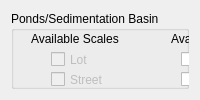
         <widget class="QWidget" name="page_9">
          <layout class="QHBoxLayout" name="horizontalLayout_8">
           <item>
            <widget class="QGroupBox" name="PB_inputgroup">
             <property name="title">
              <string>Ponds/Sedimentation Basin</string>
             </property>
             <widget class="QCheckBox" name="PBprec_check">
              <property name="enabled">
               <bool>true</bool>
              </property>
              <property name="geometry">
               <rect>
                <x>40</x>
                <y>100</y>
                <width>101</width>
                <height>17</height>
               </rect>
              </property>
              <property name="text">
               <string>Sub-basin</string>
              </property>
             </widget>
             <widget class="QLabel" name="PBscales_lbl">
              <property name="geometry">
               <rect>
                <x>20</x>
                <y>20</y>
                <width>101</width>
                <height>16</height>
               </rect>
              </property>
              <property name="text">
               <string>Available Scales</string>
              </property>
             </widget>
             <widget class="QCheckBox" name="PBflow_check">
              <property name="geometry">
               <rect>
                <x>170</x>
                <y>40</y>
                <width>121</width>
                <height>17</height>
               </rect>
              </property>
              <property name="text">
               <string>Flow Reduction</string>
              </property>
             </widget>
             <widget class="QLabel" name="PBapps_lbl">
              <property name="geometry">
               <rect>
                <x>160</x>
                <y>20</y>
                <width>141</width>
                <height>16</height>
               </rect>
              </property>
              <property name="text">
               <string>Available Applications</string>
              </property>
             </widget>
             <widget class="QCheckBox" name="PBstreet_check">
              <property name="enabled">
               <bool>false</bool>
              </property>
              <property name="geometry">
               <rect>
                <x>40</x>
                <y>60</y>
                <width>70</width>
                <height>17</height>
               </rect>
              </property>
              <property name="text">
               <string>Street</string>
              </property>
             </widget>
             <widget class="QCheckBox" name="PBlot_check">
              <property name="enabled">
               <bool>false</bool>
              </property>
              <property name="geometry">
               <rect>
                <x>40</x>
                <y>40</y>
                <width>70</width>
                <height>17</height>
               </rect>
              </property>
              <property name="text">
               <string>Lot</string>
              </property>
             </widget>
             <widget class="QCheckBox" name="PBneigh_check">
              <property name="geometry">
               <rect>
                <x>40</x>
                <y>80</y>
                <width>101</width>
                <height>17</height>
               </rect>
              </property>
              <property name="text">
               <string>Neighbourhood</string>
              </property>
             </widget>
             <widget class="QCheckBox" name="PBpollute_check">
              <property name="geometry">
               <rect>
                <x>170</x>
                <y>60</y>
                <width>111</width>
                <height>17</height>
               </rect>
              </property>
              <property name="text">
               <string>Pollution Control</string>
              </property>
             </widget>
             <widget class="QLabel" name="label_36">
              <property name="geometry">
               <rect>
                <x>360</x>
                <y>10</y>
                <width>101</width>
                <height>141</height>
               </rect>
              </property>
              <property name="text">
               <string/>
              </property>
              <property name="pixmap">
               <pixmap resource="C:/UrbanBEATSv1Dev/ub_modules/resources/dialogimg.qrc">:/techplacement/tech_pond.png</pixmap>
              </property>
             </widget>
             <widget class="QToolButton" name="PBdesigncurve_browse">
              <property name="enabled">
               <bool>true</bool>
              </property>
              <property name="geometry">
               <rect>
                <x>390</x>
                <y>175</y>
                <width>61</width>
                <height>19</height>
               </rect>
              </property>
              <property name="text">
               <string>Browse...</string>
              </property>
             </widget>
             <widget class="QLabel" name="PBdesigninfo_lbl">
              <property name="geometry">
               <rect>
                <x>20</x>
                <y>220</y>
                <width>161</width>
                <height>16</height>
               </rect>
              </property>
              <property name="text">
               <string>Design Information</string>
              </property>
             </widget>
             <widget class="QLabel" name="PBdesigncurve_lbl">
              <property name="geometry">
               <rect>
                <x>20</x>
                <y>175</y>
                <width>161</width>
                <height>16</height>
               </rect>
              </property>
              <property name="text">
               <string>Load Conceptual Design Curves</string>
              </property>
             </widget>
             <widget class="QLineEdit" name="PBdesigncurve_pathbox">
              <property name="geometry">
               <rect>
                <x>202</x>
                <y>175</y>
                <width>181</width>
                <height>20</height>
               </rect>
              </property>
             </widget>
             <widget class="QCheckBox" name="PBdesignUB_box">
              <property name="geometry">
               <rect>
                <x>200</x>
                <y>205</y>
                <width>241</width>
                <height>17</height>
               </rect>
              </property>
              <property name="text">
               <string>Use UrbanBEATS' Design Curve Database</string>
              </property>
             </widget>
             <widget class="QLabel" name="PBdesigncurve_lbl2">
              <property name="geometry">
               <rect>
                <x>160</x>
                <y>195</y>
                <width>21</width>
                <height>20</height>
               </rect>
              </property>
              <property name="text">
               <string>or</string>
              </property>
             </widget>
             <widget class="QLineEdit" name="PBmaxsize_box">
              <property name="geometry">
               <rect>
                <x>200</x>
                <y>275</y>
                <width>51</width>
                <height>20</height>
               </rect>
              </property>
             </widget>
             <widget class="QComboBox" name="PBspecs_combo">
              <property name="geometry">
               <rect>
                <x>40</x>
                <y>145</y>
                <width>281</width>
                <height>16</height>
               </rect>
              </property>
              <item>
               <property name="text">
                <string>0.25m Mean Depth, Outflow via Overflow Weir</string>
               </property>
              </item>
              <item>
               <property name="text">
                <string>0.50m Mean Depth, Outflow via Overflow Weir</string>
               </property>
              </item>
              <item>
               <property name="text">
                <string>0.75m Mean Depth, Outflow via Overflow Weir</string>
               </property>
              </item>
              <item>
               <property name="text">
                <string>1.00m Mean Depth, Outflow via Overflow Weir</string>
               </property>
              </item>
              <item>
               <property name="text">
                <string>1.25m Mean Depth, Outflow via Overflow Weir</string>
               </property>
              </item>
             </widget>
             <widget class="QLabel" name="PBmaxsize_lbl">
              <property name="geometry">
               <rect>
                <x>30</x>
                <y>275</y>
                <width>171</width>
                <height>16</height>
               </rect>
              </property>
              <property name="text">
               <string>Max. allowable system size [sqm]</string>
              </property>
             </widget>
             <widget class="QLabel" name="PBspecs_lbl">
              <property name="geometry">
               <rect>
                <x>20</x>
                <y>125</y>
                <width>161</width>
                <height>16</height>
               </rect>
              </property>
              <property name="whatsThis">
               <string>&lt;html&gt;&lt;head/&gt;&lt;body&gt;&lt;p&gt;Low Flow Bypass = &lt;/p&gt;&lt;p&gt;High Flow Bypass = &lt;/p&gt;&lt;p&gt;Permanent Pool Volume = &lt;/p&gt;&lt;p&gt;Evaporative Loss = &lt;/p&gt;&lt;p&gt;Overflow Weir Width = &lt;/p&gt;&lt;p&gt;Detention Time = 72hrs&lt;/p&gt;&lt;/body&gt;&lt;/html&gt;</string>
              </property>
              <property name="text">
               <string>Select System Specification:</string>
              </property>
             </widget>
             <widget class="QLabel" name="PBavglifelbl">
              <property name="geometry">
               <rect>
                <x>30</x>
                <y>305</y>
                <width>171</width>
                <height>16</height>
               </rect>
              </property>
              <property name="text">
               <string>Average System Life Span</string>
              </property>
             </widget>
             <widget class="QSpinBox" name="PBavglifespin">
              <property name="geometry">
               <rect>
                <x>200</x>
                <y>305</y>
                <width>61</width>
                <height>16</height>
               </rect>
              </property>
              <property name="suffix">
               <string>yrs</string>
              </property>
              <property name="minimum">
               <number>5</number>
              </property>
              <property name="maximum">
               <number>100</number>
              </property>
              <property name="singleStep">
               <number>5</number>
              </property>
              <property name="value">
               <number>100</number>
              </property>
             </widget>
             <widget class="QLineEdit" name="PBminsize_box">
              <property name="geometry">
               <rect>
                <x>200</x>
                <y>245</y>
                <width>51</width>
                <height>20</height>
               </rect>
              </property>
             </widget>
             <widget class="QLabel" name="PBminsize_lbl">
              <property name="geometry">
               <rect>
                <x>30</x>
                <y>245</y>
                <width>171</width>
                <height>16</height>
               </rect>
              </property>
              <property name="text">
               <string>Min. allowable system size [sqm]</string>
              </property>
             </widget>
             <widget class="QCheckBox" name="PBrecycle_check">
              <property name="geometry">
               <rect>
                <x>170</x>
                <y>80</y>
                <width>111</width>
                <height>17</height>
               </rect>
              </property>
              <property name="text">
               <string>Recycling</string>
              </property>
             </widget>
             <widget class="QLabel" name="PBexfil_lbl">
              <property name="geometry">
               <rect>
                <x>270</x>
                <y>244</y>
                <width>91</width>
                <height>16</height>
               </rect>
              </property>
              <property name="text">
               <string>Exfiltration Rate:</string>
              </property>
             </widget>
             <widget class="QComboBox" name="PBexfil_combo">
              <property name="geometry">
               <rect>
                <x>360</x>
                <y>245</y>
                <width>101</width>
                <height>20</height>
               </rect>
              </property>
              <property name="whatsThis">
               <string>The likely exfiltration rate from the system (less than the theoretical maximum infiltration rate of the soil). Select this value based on performance data of systems in your city.</string>
              </property>
              <item>
               <property name="text">
                <string>0 (lined system)</string>
               </property>
              </item>
              <item>
               <property name="text">
                <string>0.18 mm/hr</string>
               </property>
              </item>
              <item>
               <property name="text">
                <string>0.36 mm/hr</string>
               </property>
              </item>
              <item>
               <property name="text">
                <string>1.8 mm/hr</string>
               </property>
              </item>
              <item>
               <property name="text">
                <string>3.6 mm/hr</string>
               </property>
              </item>
             </widget>
            </widget>
           </item>
          </layout>
         </widget>
